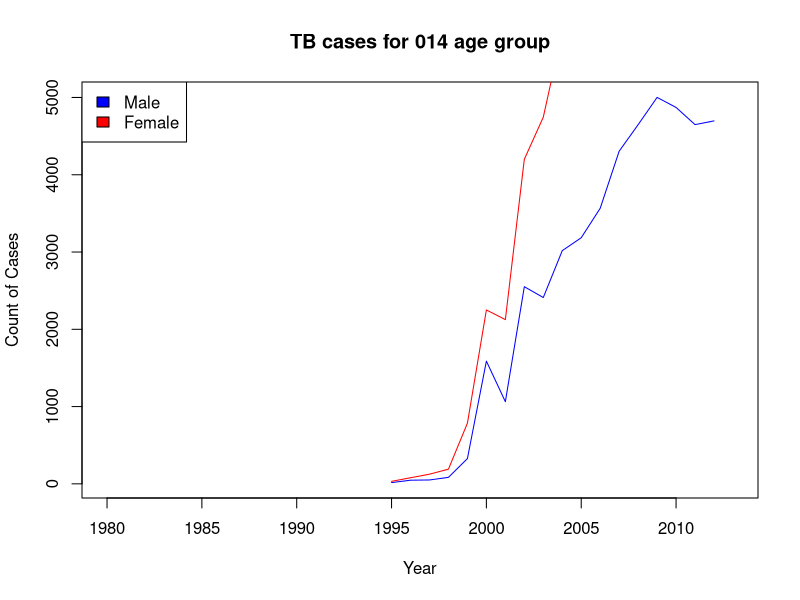
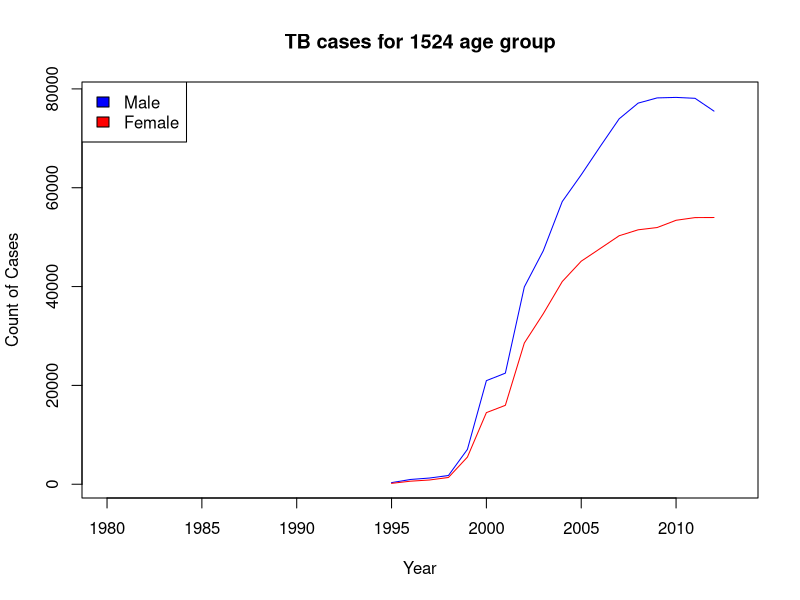
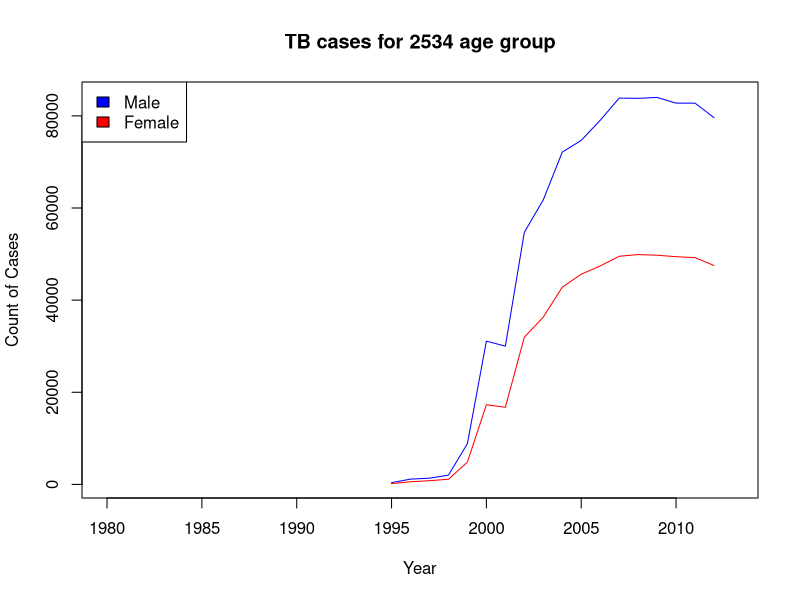
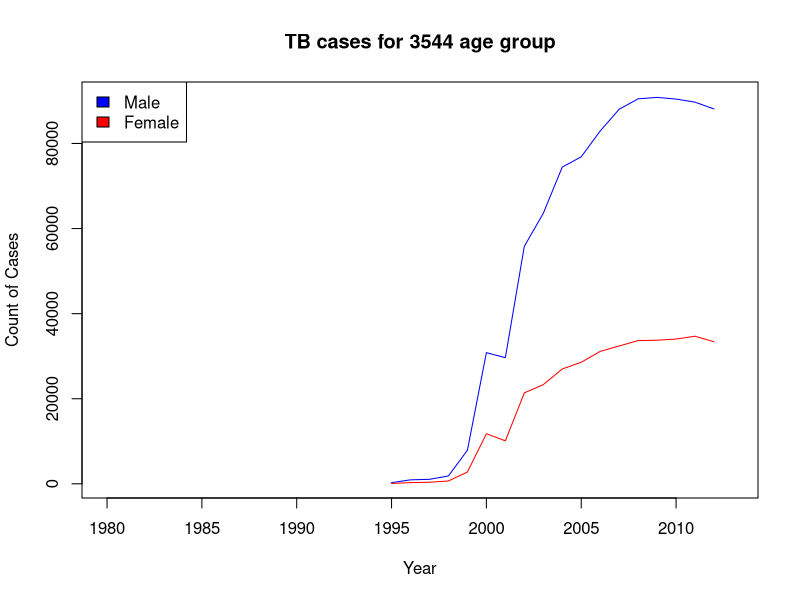
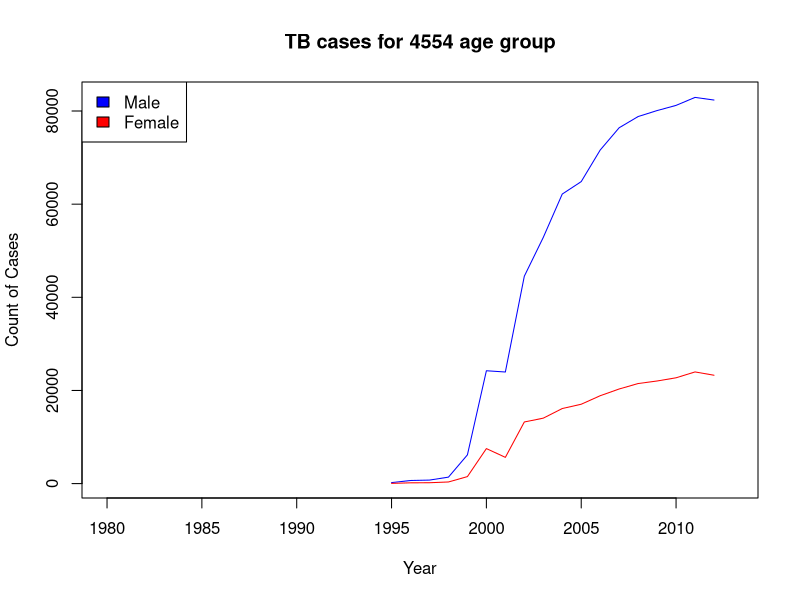
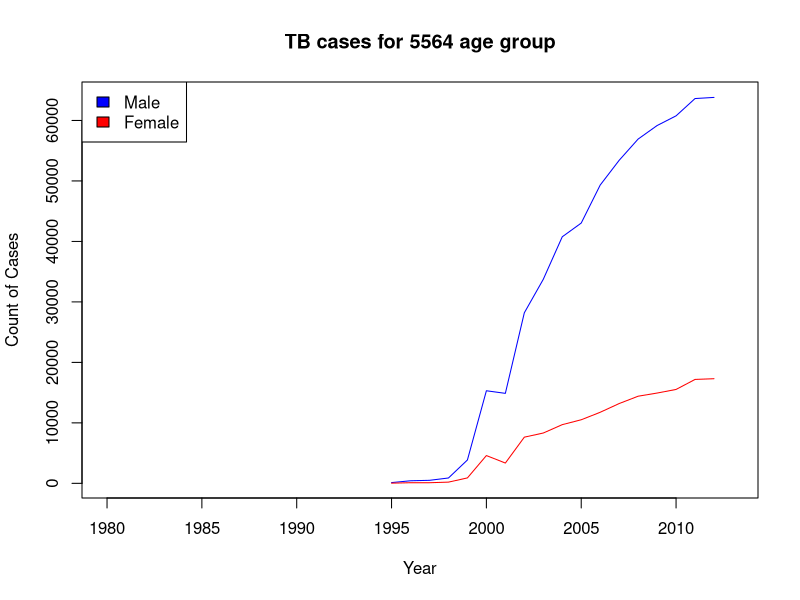
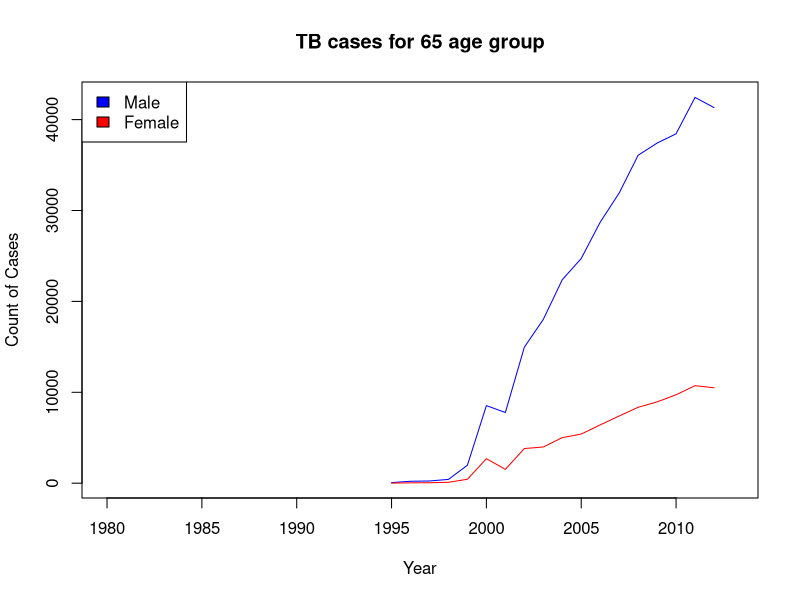
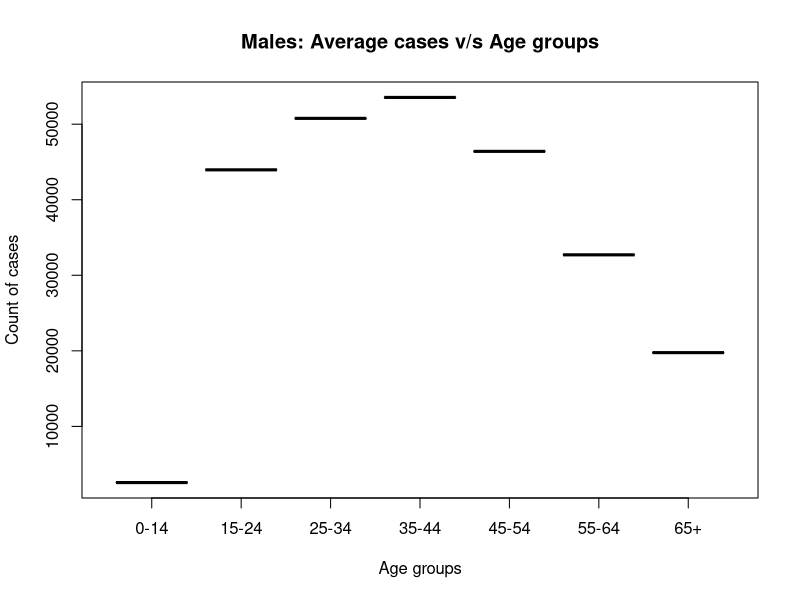

Write the R code that produced these figures, in order. (Note: this script raises an error after producing the figures.)
#Step1.Loading the dataset 'who' from tidyr package.
library(tidyverse)
library(tidyr)
library(ggplot2)
View(who)

# Dataset definition:
#   A subset of data from the World Health Organization Global Tuberculosis 
#   Report, and accompanying global populations with with 7,240 rows.
# Columns:
#   country-Country name
#   iso2-2 letter ISO country code
#   iso3-3 letter ISO country code
#   year- Year for which data is recorded
#   new_sp_m014...new_rel_f65-Counts of TB cases recorded by grouping
#   Note: These column names are named as explained.
#   e.g. new_sp_m014 
#   new - stands for new cases
#   sp - code for method of diagnosis (rel = relapse, sn = negative pulmonary smear, sp = positive pulmonary smear, ep = extrapulmonary)
#   m - code for gender (f = female, m = male)
#   014 - code for age group (014 = 0-14 yrs of age, 1524 = 15-24 years of age, 2534 = 25 to 34 years of age, 3544 = 35 to 44 years of age, 4554 = 45 to 54 years of age, 5564 = 55 to 64 years of age, 65 = 65 years of age or older)

#Step2.Data exploration

# Taking a subset for country India.
who_IN <- filter(who,who$iso2 == "IN")

View(who_IN)

# There are total 34 rows for IN as country. Checking the summary statistics.
summary(who_IN)

# From summary statistics we can see that there are 30 plus NA values for
# other diagnosis methods like 'sn','ep' etc except 'sp'.
# Hence, subsetting the data for diagnosis method 'sp' for this analysis.

who_IN_sp <- select(who_IN,country,iso2,iso3,year,contains("sp"))
View(who_IN_sp)

# Visualizing new TB cases for different age groups from 1980-2015

# Function for ploting new cases for all age groups
plotNewTBCases <- function(ageGrp) {
  plot(who_IN_sp[[paste("new_sp_m",ageGrp,sep="")]]~who_IN_sp$year,
       xlab="Year",
       ylab="Count of Cases",
       main=paste("TB cases for",ageGrp,"age group"),
       type="l",
       col="blue")
  lines(who_IN_sp[[paste("new_sp_f",ageGrp,sep="")]]~who_IN_sp$year,col="red")
  legend("topleft",c("Male","Female"),fill=c("blue","red"))
}

dev.off()


#par(mfrow=c(3,2))
#0-14
plotNewTBCases("014")

#15-24
plotNewTBCases("1524")

#25-34
plotNewTBCases("2534")

#25-34
plotNewTBCases("3544")

#45-54
plotNewTBCases("4554")

#55-64
plotNewTBCases("5564")

#65 and above
plotNewTBCases("65")

#Observations:
#1.All the plots show visible trend from year 1995 to 2015 as from the year 1980 to 1994 the values
#are NA. Verifying this by calculating summary stats for years 1980-1994.

who_IN_SP_1980_1994 <- filter(who_IN_sp,between(year,1980,1994))
View(who_IN_SP_1980_1994)

summary(who_IN_SP_1980_1994)
#From summary we can see that all the columns from new_sp_m014 to new_sp_f65 have NA values.
#Hence we remove these rows before performing the further analysis.

who_mod <- filter(who_IN_sp,between(year,1995,2012))

#2.From above plot we can say that as the years pass on the number of new
#cases the count of new cases increases for both males and females.

#3. 0-14 - From the plot it looks that the number of cases for females are higher than males 
#over the years. Let's calculate the average number of new cases for both males and females.

colnames(who_mod)
summary(select(who_mod,new_sp_m014,new_sp_f014))
#From summary stats we can see that the average number of new cases for females 
#(4625)are nearly twice of the number of cases for males(2560).

#4.Plot the average count of cases(average of cases from 1994-2015) for males
#across different age groups.

#Creating a new data frame with average number of cases for both males and females
#across all age groups
mean_males <- c(mean(who_mod$new_sp_m014,na.rm = TRUE),mean(who_mod$new_sp_m1524,na.rm = TRUE),mean(who_mod$new_sp_m2534,na.rm = TRUE),mean(who_mod$new_sp_m3544,na.rm = TRUE),mean(who_mod$new_sp_m4554,na.rm = TRUE),mean(who_mod$new_sp_m5564,na.rm = TRUE),mean(who_mod$new_sp_m65,na.rm = TRUE))
mean_females <- c(mean(who_mod$new_sp_f014,na.rm = TRUE),mean(who_mod$new_sp_f1524,na.rm = TRUE),mean(who_mod$new_sp_f2534,na.rm = TRUE),mean(who_mod$new_sp_f3544,na.rm = TRUE),mean(who_mod$new_sp_f4554,na.rm = TRUE),mean(who_mod$new_sp_f5564,na.rm = TRUE),mean(who_mod$new_sp_f65,na.rm = TRUE))
sd_males <-c(sd(who_mod$new_sp_m014,na.rm = TRUE),sd(who_mod$new_sp_m1524,na.rm = TRUE),sd(who_mod$new_sp_m2534,na.rm = TRUE),sd(who_mod$new_sp_m3544,na.rm = TRUE),sd(who_mod$new_sp_m4554,na.rm = TRUE),sd(who_mod$new_sp_m5564,na.rm = TRUE),sd(who_mod$new_sp_m65,na.rm = TRUE))
sd_females <- c(sd(who_mod$new_sp_f014,na.rm = TRUE),sd(who_mod$new_sp_f1524,na.rm = TRUE),sd(who_mod$new_sp_f2534,na.rm = TRUE),sd(who_mod$new_sp_f3544,na.rm = TRUE),sd(who_mod$new_sp_f4554,na.rm = TRUE),sd(who_mod$new_sp_f5564,na.rm = TRUE),sd(who_mod$new_sp_f65,na.rm = TRUE))
n_males <- c(18,18,18,18,18,18,18)
n_females <- c(18,18,18,18,18,18,18)

who_avg_mf <- data.frame("Age group" = c("0-14","15-24","25-34","35-44","45-54","55-64","65+"),
              "Mean_cases_males" = mean_males,
              "Mean_cases_females" = mean_females,
              "SD_cases_males" = sd_males,
              "SD_cases_females" = sd_females,
              "N_males" = n_males,
              "N_females" = n_females)

View(who_avg_mf)

#5.Plotting number of cases across all age groups for males
boxplot(who_avg_mf$Mean_cases_males~who_avg_mf$Age.group,ylab="Count of cases",
        xlab="Age groups",main="Males: Average cases v/s Age groups")

# qqnorm(who_avg_mf$Mean_cases_males)
# qqline(who_avg_mf$Mean_cases_males, col = "blue", lwd = 1)

#Conclusion: From the above plots we can see that average number of cases vary
#for males across different age groups.
#We can test this using hypothesis testing.

#6.Plotting average number of cases across all age groups for females
boxplot(who_avg_mf$Mean_cases_females~who_avg_mf$Age.group,ylab="Count of cases",
        xlab="Age groups",main="Females: Average cases v/s Age groups")

# qqnorm(who_avg_mf$Mean_cases_females)
# qqline(who_avg_mf$Mean_cases_females, col = "blue", lwd = 1)

#Conclusion: From the above plots we can see that average number of cases vary
#for females as well across different age groups.
#We can test this hypothesis by using ANOVA.

#3.Hypothesis testing using ANNOVA

#Question1: The average number of new TB cases are different for different age
#groups for males. Test using ANOVA test statistics.

#Question2: The average number of new TB cases are different for different age
#groups for females. Test using ANOVA test statistics.

#4.Hypothesis testing

#a.Question1 - The average number of new TB cases are different for different age
#groups for males. Test using ANOVA test statistics.

#b.Reason: As seen from the boxplot in step2 - Observation point-5, for males we see 
#considerable difference in average number of new cases for different age groups.
#Hence, decided to confirm this claim using hypothesis testing.

#c.Type of test: ANOVA analysis using F statistics.

#d.Checking model assumptions
#1.Independence: In this study all the individuals are independent of each other the 
#hence observations are independent.

#2.Normal approximation: By plotting the normal qqplot and histogram we can verify
#normality of data for all age groups.

#3.Constant Variance: By plotting boxplots we can check for constant variance across
#all age groups.

#0-14
par(mfrow=c(1,3))
qqnorm(who_mod$new_sp_m014,main="Noramlity check")
qqline(who_mod$new_sp_m014,col="blue")
hist(who_mod$new_sp_m014,main="Skew check")
boxplot(who_mod$new_sp_m014,main="Constant Variance Check")

#15-24
par(mfrow=c(1,3))
qqnorm(who_mod$new_sp_m1524,main="Noramlity check")
qqline(who_mod$new_sp_m1524,col="blue")
hist(who_mod$new_sp_m1524,main="Skew check")
boxplot(who_mod$new_sp_m1524,main="Constant Variance Check")


#25-34
par(mfrow=c(1,3))
qqnorm(who_mod$new_sp_m2534,main="Noramlity check")
qqline(who_mod$new_sp_m2534,col = "blue")
hist(who_mod$new_sp_m2534,main="Skew check")
boxplot(who_mod$new_sp_m2534,main="Constant Variance Check" )



#35-44
par(mfrow=c(1,3))
qqnorm(who_mod$new_sp_m3544,main="Noramlity check")
qqline(who_mod$new_sp_m3544, col = "blue")
hist(who_mod$new_sp_m3544,main="Skew check")
boxplot(who_mod$new_sp_m3544,main="Constant Variance Check")


#45-54
par(mfrow=c(1,3))
qqnorm(who_mod$new_sp_m4554,main="Noramlity check")
qqline(who_mod$new_sp_m4554, col = "blue")
hist(who_mod$new_sp_m4554,main="Skew check")
boxplot(who_mod$new_sp_m4554,main="Constant Variance Check")

#55-64
par(mfrow=c(1,3))
qqnorm(who_mod$new_sp_m5564,main="Noramlity check")
qqline(who_mod$new_sp_m5564,col = "blue")
hist(who_mod$new_sp_m5564,main="Skew check")
boxplot(who_mod$new_sp_m5564,main="Constant Variance Check")

#65+
par(mfrow=c(1,3))
qqnorm(who_mod$new_sp_m65,main="Noramlity check")
qqline(who_mod$new_sp_m65, col = "blue")
hist(who_mod$new_sp_m65,main="Skew check")
boxplot(who_mod$new_sp_m65,main="Constant Variance Check")

#e.Null and alternate hypothesis
# H0: Mu_m_014 = Mu_m_1524 = Mu_m_2534 = Mu_m_3544 = Mu_m_45-54 = Mu_m_5564 = Mu_m_65
# HA: At least average number of cases is different for one age group for males.  .

#f.Calculating f statistics.

who_avg_mf
# Total sample size
(n<- sum(who_avg_mf$N_males))

# Total groups
(k <- length(who_avg_mf$Age.group))

# Determine df for groups, error and total.
(dfg <- k-1)
(dft <- n-1)
(dfe <- dft-dfg)

#Determine mean of mean number of cases for all groups
(t_mean <- mean(who_avg_mf$Mean_cases_males))

#Appending number of cases for all observations
(no_of_sp_m <- (c(who_mod$new_sp_m014,who_mod$new_sp_m1524,who_mod$new_sp_m2534,
                  who_mod$new_sp_m3544,who_mod$new_sp_m4554,who_mod$new_sp_m5564,
                  who_mod$new_sp_m65)))

# Determine Sum of squares total
(SST <- sum((no_of_sp_m-t_mean)^2))

# Determine Sum of squares between groups
(SSG <- sum(who_avg_mf$N_males * (who_avg_mf$Mean_cases_males - t_mean)^2))

# Determine sum of squares error
(SSE <- SST - SSG)

# Determine mean square error
(MSE <- SSE/dfe)

# Determine mean square for groups
(MSG <- SSG/dfg)

# F-statistics
(F <- MSG/MSE)

# Determine p-value

pf(F,dfg,dfe,lower.tail = FALSE)
(round(pf(F,dfg,dfe,lower.tail = FALSE)))

#g.Conclusion:
#The p-value is 0 which is less than significance level of 0.05. Hence, we reject
#the null hypothesis.
#We have enough evidence to say that average number of new cases for males are different
#for at least one of the age groups.

#a.Question2 - The average number of new TB cases are different for different age
#groups for females. Test using ANOVA test statistics.

#b.Reason: As seen from the boxplot in step2 - Observation point-6, for females we see 
#considerable difference in average number of new cases for different age groups.
#Hence, decided to confirm this claim using hypothesis testing.

#c.Type of test: ANOVA analysis using F statistics.

#d.Checking model assumptions
#1.Independence: In this study all the individuals are independent of each other the 
#hence observations are independent.

#2.Normal approximation: By plotting the normal qqplot and histogram we can verify
#normality of data for all age groups.

#3.Constant Variance: By plotting boxplots we can check for constant variance across
#all age groups.

#0-14
par(mfrow=c(1,3))
qqnorm(who_mod$new_sp_f014,main="Noramlity check")
qqline(who_mod$new_sp_f014,col="blue")
hist(who_mod$new_sp_f014,main="Skew check")
boxplot(who_mod$new_sp_f014,main="Constant Variance Check")

#15-24
par(mfrow=c(1,3))
qqnorm(who_mod$new_sp_f1524,main="Noramlity check")
qqline(who_mod$new_sp_f1524,col="blue")
hist(who_mod$new_sp_f1524,main="Skew check")
boxplot(who_mod$new_sp_f1524,main="Constant Variance Check")


#25-34
par(mfrow=c(1,3))
qqnorm(who_mod$new_sp_f2534,main="Noramlity check")
qqline(who_mod$new_sp_f2534,col = "blue")
hist(who_mod$new_sp_f2534,main="Skew check")
boxplot(who_mod$new_sp_f2534,main="Constant Variance Check" )



#35-44
par(mfrow=c(1,3))
qqnorm(who_mod$new_sp_f3544,main="Noramlity check")
qqline(who_mod$new_sp_f3544, col = "blue")
hist(who_mod$new_sp_f3544,main="Skew check")
boxplot(who_mod$new_sp_f3544,main="Constant Variance Check")


#45-54
par(mfrow=c(1,3))
qqnorm(who_mod$new_sp_f4554,main="Noramlity check")
qqline(who_mod$new_sp_4554, col = "blue")
hist(who_mod$new_sp_f4554,main="Skew check")
boxplot(who_mod$new_sp_f4554,main="Constant Variance Check")

#55-64
par(mfrow=c(1,3))
qqnorm(who_mod$new_sp_f5564,main="Noramlity check")
qqline(who_mod$new_sp_f5564,col = "blue")
hist(who_mod$new_sp_f5564,main="Skew check")
boxplot(who_mod$new_sp_f5564,main="Constant Variance Check")

#65+
par(mfrow=c(1,3))
qqnorm(who_mod$new_sp_f65,main="Noramlity check")
qqline(who_mod$new_sp_f65, col = "blue")
hist(who_mod$new_sp_f65,main="Skew check")
boxplot(who_mod$new_sp_f65,main="Constant Variance Check")


#e.Null and alternate hypothesis
# H0: Mu_f_014 = Mu_f_1524 = Mu_f_2534 = Mu_f_3544 = Mu_f_45-54 = Mu_f_5564 = Mu_f_65
# HA: At least average number of cases is different for one age group for females.  .

#f.Calculating f statistics.

who_avg_mf

# Total sample size
(n<- sum(who_avg_mf$N_females)) 

# Total groups
(k <- length(who_avg_mf$Age.group))

# Determine df for groups, error and total.
(dfg <- k-1)
(dft <- n-1)
(dfe <- dft-dfg)

#Determine mean of mean number of cases for all groups
(t_mean <- mean(who_avg_mf$Mean_cases_females))

#Appending number of cases for all observations
(no_of_sp_f <- (c(who_mod$new_sp_f014,who_mod$new_sp_f1524,who_mod$new_sp_f2534,
                  who_mod$new_sp_f3544,who_mod$new_sp_f4554,who_mod$new_sp_f5564,
                  who_mod$new_sp_f65)))

# Determine Sum of squares total
(SST <- sum((no_of_sp_f-t_mean)^2))

# Determine Sum of squares between groups
(SSG <- sum(who_avg_mf$N_females * (who_avg_mf$Mean_cases_females - t_mean)^2))

# Determine sum of squares error
(SSE <- SST - SSG)

# Determine mean square error
(MSE <- SSE/dfe)

# Determine mean square for groups
(MSG <- SSG/dfg)

# F-statistics
(F <- MSG/MSE)

# Determine p-value
pf(F,dfg,dfe,lower.tail = FALSE)
(round(pf(F,dfg,dfe,lower.tail = FALSE)))

#g.Conclusion:
#The p-value is 0 which is less than significance level of 0.05. Hence, we reject
#the null hypothesis.
#We have enough evidence to say that average number of new cases for females are different
#for at least one of the age groups.


